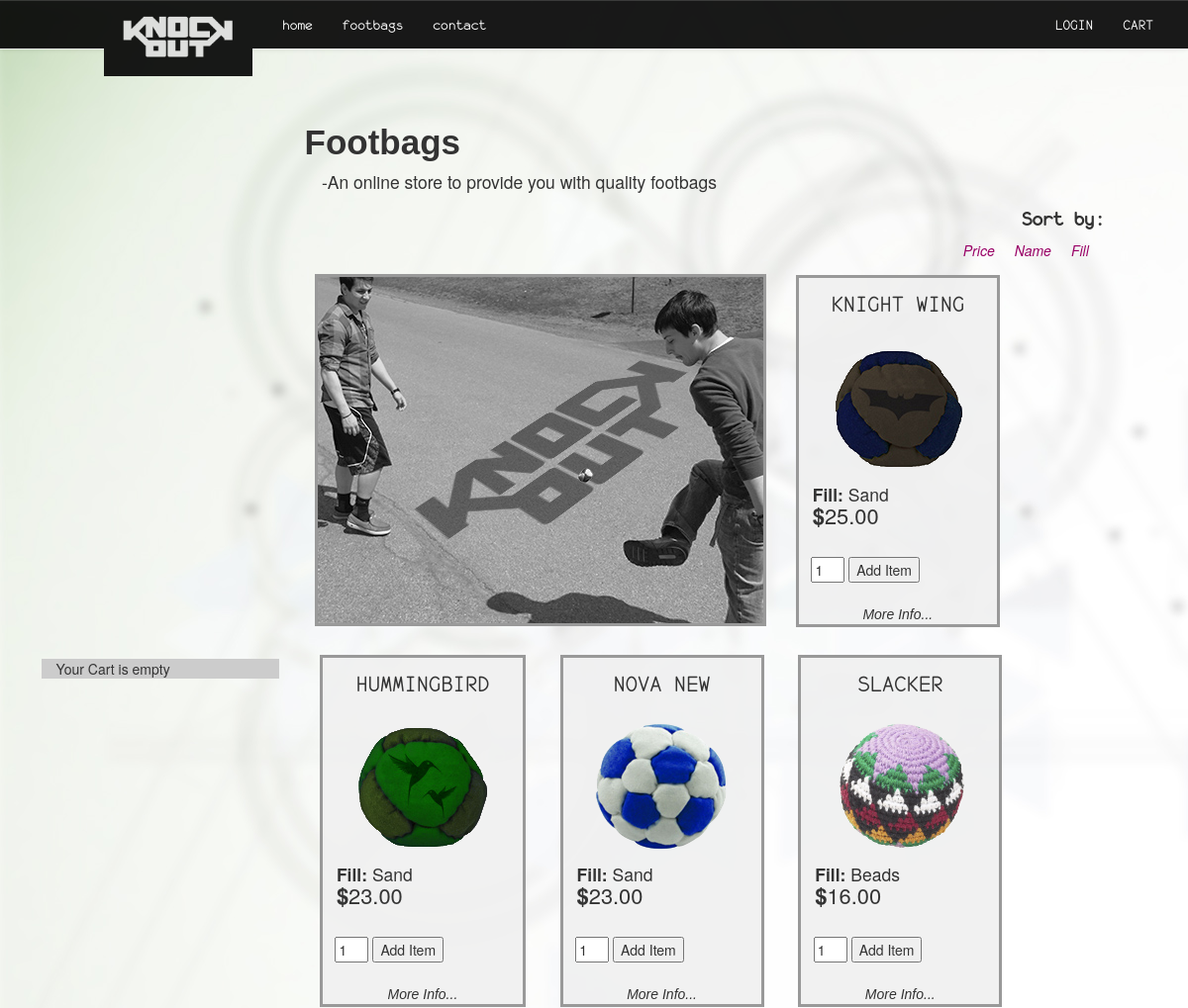
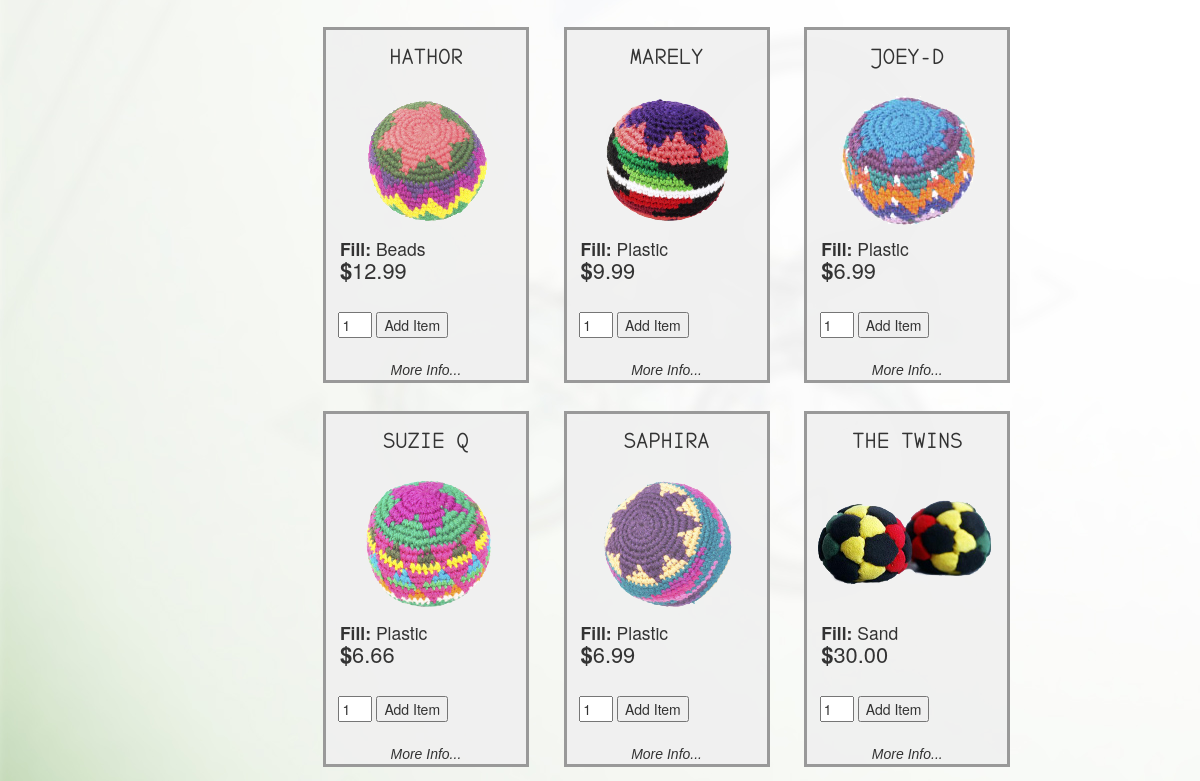
/products.php, run on the app's committed database (2 pictures, top to bottom).
### tables this page shows
CREATE TABLE product_table (
  id INT PRIMARY KEY auto_increment,
  name CHAR(75),
  price DEC(7,2),
  fill ENUM("Sand", "Beads", "Plastic"),
  description TEXT,
  thumb CHAR(75),
  imgFull CHAR(75)
) AUTO_INCREMENT=0;

### data/function-lib.php (called while the page is built, shortened)
<?php
 function run_my_query($q){
$mysqli = new mysqli('localhost','mirandak_boss', 'boss12', 'mirandak_finaldatadb');
$results =$mysqli->query($q) or die($q.'Problem with my Query!'.$mysqli->error);
  return $results;
}
?>

### products.php (the view, shortened to what this page needs)
<?php
include('includes/function-lib.php');
$ordercol ='id';
$results = run_my_query('SELECT*FROM product_table
	ORDER BY '.$ordercol);
?>
<!DOCTYPE html>
<html lang="en">
<head>
<link href="css/responsive-slider.css" rel="stylesheet" media="screen">
<link rel="stylesheet" href="http://netdna.bootstrapcdn.com/bootstrap/3.0.3/css/bootstrap.min.css">
<link rel="stylesheet" href="http://netdna.bootstrapcdn.com/bootstrap/3.0.3/css/bootstrap-theme.min.css">
<link rel="stylesheet" type="text/css" href="css/style.css">
</head>
<body>
<div class="bs-example">
    <nav role="navigation" class="navbar navbar-default navbar-fixed-top">
        <div class="navbar-header">
           <a href="login.php" class="navbar-brand" id="red"><img id="logo" src="img/logo_new_sm.png" /></a>
        </div>
        <div id="navbarCollapse" class="collapse navbar-collapse">
            <ul class="nav navbar-nav">
                <li><a href="index.php">home</a></li>
                <li><a href="products.php">footbags</a></li>
                <li><a href="contact.php">contact</a></li>
            </ul>
            <ul class="nav navbar-nav navbar-right">
            	<?php if(!isset($_SESSION['logged_in'])){?>
                <li><a href="login.php">Login</a></li>
                <?php }else {?>
            	<li><a href="logout.php">Log Out</a></li>
            	<?php } ?>
                <li><a href="#">Cart</a></li>
            </ul>
        </div>
    </nav>
</div>
<main>
  <div class="row">
        <div id="product_display" class="col-lg-9">
            <div id="wrapper2" class="">
                 <div id="ptitle">
                    <h1>Footbags</h1>
                    <h3>-An online store to provide you with quality footbags</h3>
                </div>
                <div id="sorting">
                    <h5>Sort by: </h5>
                        <a href="products.php?sortcol=price" id="sort"> Price</a>
                        <a href="products.php?sortcol=name" id="sort"> Name</a>
                        <a href="products.php?sortcol=fill" id="sort">Fill</a>
                </div>
            </div>
			<div id="wrapper3">
				<div id="container_img">
					<img id="" src="img/product_page_img_2.jpg">
				</div>
	<?php
     $results->data_seek(0);
    if ($results) {
    while($row = $results->fetch_assoc()){
        $p_name = $row['name'];
        $p_price = $row['price'];
        $p_fill = $row['fill'];
        $p_thumb = $row['thumb'];
		?>
			<div id="container" >
				<div id="pHeader" >
					<h2 id="name"><?php  echo $p_name; ?></h2>
				</div>
			<form action="products-details.php" method="post">
				<input type="image" id="product_img" src="img/<?php  echo $p_thumb; ?>" alt="<?php  echo $p_name?>" />
			</form>
			<form action="cart_update.php" method="post">
			  <div id="pFooter">
					<div id="fill">
						<h4><strong>Fill:</strong><?php  echo ' '.$p_fill; ?></h4>
					</div>
					<div id="price">
						<h3><strong> $</strong><?php  echo $p_price; ?></h3>
					</div>
					</div>
			</form>
			<form action="cart_update.php" method="post">
				<div id="add_btn">
				<input type="text" name="product_qty" value="1" size="1" />
				<input type="submit" value="Add Item" class="add_to_cart" />
				 </div>
			  </form>
			  <div id="more">
				  <form action="products-details.php" method="post" id="moreForm">
					  <input type="submit" value="More Info..."  id="moreInfo"/>
				  </form>
			  </div>
     </div>
<?php
}
}
?>
</div>
<div class="col-lg-2" id="cart_new">
<?php
$current_url = base64_encode($url="http://".$_SERVER['HTTP_HOST'].$_SERVER['REQUEST_URI']);
if(isset($_SESSION["product_table"]))
{
    $total = 0;
	$cart_items = 0;
    echo '<ol>';
	$obj = $results->fetch_object();
    foreach ($_SESSION["product_table"] as $cart_itm)
    {
	$product_code = $cart_itm["id"];
		$results = $mysqli->query("SELECT name, description, price FROM product_table WHERE id='$product_code' LIMIT 1");
		$obj = $results->fetch_object();
        echo '<li class="cart-itm">';
        echo '<span class="remove-itm"><a href="cart_update.php?removep='.$cart_itm["id"].'&return_url='.$current_url.'">&times;</a></span>';
        echo '<h3>'.$cart_itm["name"].'</h3>';
        echo '<div class="p-code">P ID : '.$cart_itm["id"].'</div>';
        echo '<div class="p-qty">Qty : '.$cart_itm["qty"].'</div>';
        echo '<div class="p-price">Price :'.$currency.$obj->price.'</div>';
        echo '</li>';
        $subtotal = ($obj->price*$cart_itm["qty"]);
        $total = ($total + $subtotal);
    }
    echo '</ol>';
    echo '<span class="check-out-txt"><strong>Total : '.$currency.$total.'</strong> <a href="view_cart.php">Check-out!</a></span>';
    echo '<span class="empty-cart"><a href="cart_update.php?emptycart=1&return_url='.$current_url.'">Empty Cart</a></span>';
}else{
    echo 'Your Cart is empty';
}
?>
</div>
</div>
</main>
</body>
</html>

### css/style.css (style rules this page uses)
.bs-example { margin: 20px; }
body { background:url(../img/background3.jpg); }
main { margin-top:7em; }
.navbar-fixed-top { background:#000 !important; opacity:.9; font-family:'monof55'; font-size:1.1em; }
#logo { max-width:150px; width:100%; background:#000; padding:0 1em 1em 1em; margin-left:3em; }
.navbar-fixed-top a { text-shadow:none !important; color:#FFF !important; }
.navbar-nav.navbar-right:last-child { margin-right: 5em; text-transform:uppercase; color:#FFF; }
.navbar-default .navbar-collapse, .navbar-default .navbar-form { border-color: #e7e7e7; background: #222; }
#cart_new { background:#CCC; margin:-81em 0 0 -19em; width:240px; }
#red { color:#900; }
a { color:#906 !important; }
#ptitle { padding:.5em 0; width:100%; max-width:1280px; }
#ptitle h1 { font-weight:bolder; font-family:"Arial Black", Gadget, sans-serif; font-size:2.5em; }
#ptitle h3 { margin:0 1em; font-size.75em; }
img { vertical-align:bottom !important; width:100%; }
#product_display { float:right; }
#container { display: inline-block; border: #999 solid 3px; margin:1em 4em; background:url(../img/product_bg_4.png); max-height:356px; }
#container_img { display: inline-block; border: #999 solid 3px; margin: 1em 0; max-height:356px; }
#pHeader { padding:1em;text-align:center; }
h2 { margin:0; font-family:'monof55',sans-serif; text-transform:uppercase; font-size:1.75em; }
#pFooter { padding:0 1em; display:inline-block; }
h3 { margin:0; font-size:1.25em; }
h4 { margin:0; font-size:1.25em; float:left; }
#price { margin:1em 0; font-size:1.25em; }
#moreInfo { font-family:Helvetica, sans-serif; width:100%; font-style: italic; cursor: pointer; border:none; margin:4% 0 0 0; padding:none; background:none; }
#sorting { text-align:right; margin-right:2em; }
#sorting h5 { font-family:'monof55'; font-size:1.5em; font-weight:bold; }
#sort { margin-right:2%; font-style:italic; }
#product_img { -webkit-transition: all .2s ease-in-out; }
#add_btn { padding:.9em; }
strong { font-weight:bold; }
#wrapper2, #wrapper3 { max-width:1280px; }
@media screen and (min-width:480px) { #container { margin:1em 1.1em; } }
@media screen and (min-width:480px) { #container_img { margin:1em .75em; } }
@media screen and (min-width:600px) { #logo { margin-left:4em; } }
@media screen and (min-width:600px) { #sorting { margin-right:8em; } }
@media screen and (min-width:600px) { #ptitle h1 { font-size:3rem; } }
@media screen and (min-width:768px) { #logo { margin-left:5em; } }
@media screen and (min-width:768px) { #sorting { margin-right:6em; } }
@media screen and (min-width:768px) { #ptitle h1 { font-size:3.5rem; } }
@media screen and (min-width:768px) { .navbar-default .navbar-collapse, .navbar-default .navbar-form { background:none; } }
@media screen and (min-width:768px) { .navbar-fixed-top { height:50px; } }
@media screen and (min-width:768px) { .navbar-nav.navbar-right:last-child { margin-right: 20px !important; } }

### data on the page
product_table: name "KNIGHT WING", fill "Sand", price "25.00"
product_table: name "HUMMINGBIRD", fill "Sand", price "23.00"
product_table: name "NOVA NEW", fill "Sand", price "23.00"
product_table: name "SLACKER", fill "Beads", price "16.00"
product_table: name "HATHOR", fill "Beads", price "12.99"
product_table: name "MARELY", fill "Plastic", price "9.99"
product_table: name "JOEY-D", fill "Plastic", price "6.99"
product_table: name "SUZIE Q", fill "Plastic", price "6.66"
product_table: name "SAPHIRA", fill "Plastic", price "6.99"
product_table: name "THE TWINS", fill "Sand", price "30.00"
